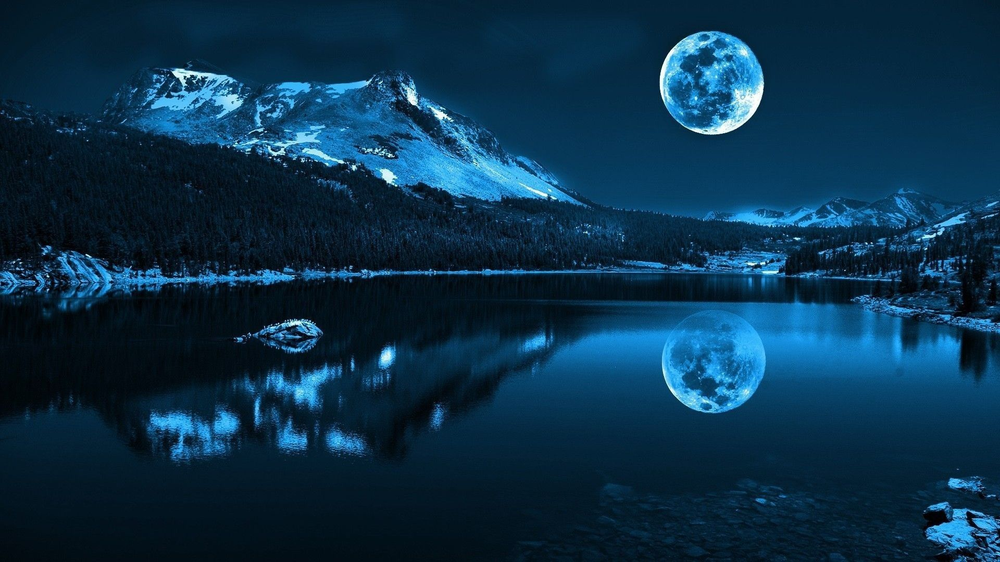
#> input picture image.png, 1000 x 562 px, shrunk from 1920 x 1080 before the run
$ python test.py
#> lines starting #> are read from the running program, lines starting #| are printed output that depends on the picture; after the words box and inside, x2 and y2 are one past the last pixel; in counts of white or black regions, pixels touching at a corner belong together
from PIL import Image
import numpy as np
import matplotlib.pyplot as plt

import cv2

# Load the image using Pillow
image_path = 'image.png'  # Replace with your image path
image = Image.open(image_path)
#> image is the input picture: PIL image 1000x562 RGB; mean R, G, B 10.5, 48.8, 74.4

# Convert the image to a NumPy array
image_np = np.array(image)

# Get the dimensions of the frame
height, width, _= image_np.shape
#> height = 562; width = 1000

# Define the center and axes of the oval
center = (width // 2, height // 2)
#> center = (500, 281)
axes = (width // 6, height // 3)  # Half the width and height of the frame
#> axes = (166, 187)

# Define the color and thickness of the oval
color = (0, 255, 0)  # Green color in BGR format
thickness = 2

cv2.ellipse(image_np, center, axes, angle=0, startAngle=0, endAngle=360, color=color, thickness=thickness)
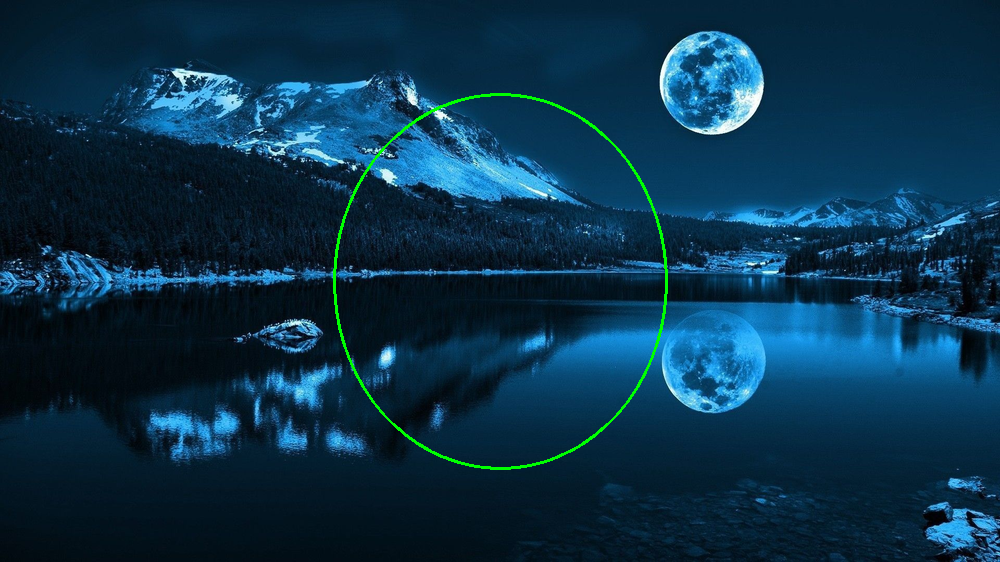
#> image_np: shape (562, 1000, 3); 0.58% of pixels changed, all inside (x1, y1, x2, y2) = (333, 93, 668, 470)


# Crop the image
# Define the crop box (left, upper, right, lower)
upper = height // 6
#> upper = 93
lower = height - (height // 6)
#> lower = 469
crop_height = lower - upper
#> crop_height = 376

# Calculate left and right to make the crop box square
center_x = width // 2
#> center_x = 500
half_crop_width = crop_height // 2
#> half_crop_width = 188
left = max(0, center_x - half_crop_width)
#> left = 312
right = min(width, center_x + half_crop_width)
#> right = 688

# Define the crop box (left, upper, right, lower)
crop_box = (left, upper, right, lower)
#> crop_box = (312, 93, 688, 469)

cropped_image_np = image_np[crop_box[1]:crop_box[3], crop_box[0]:crop_box[2]]
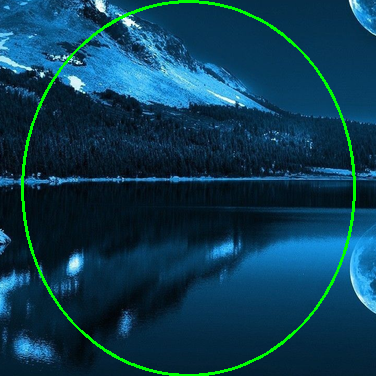
#> cropped_image_np: shape (376, 376, 3); mean R, G, B 12.2, 60.1, 82.5

print(cropped_image_np.shape)
#| (376, 376, 3)

# Plot the original and cropped images using Matplotlib
fig, axes = plt.subplots(1, 2, figsize=(10, 5))

# Plot the original image
axes[0].imshow(image_np)
axes[0].set_title("Original Image")
axes[0].axis('off')

# Plot the cropped image
axes[1].imshow(cropped_image_np)
axes[1].set_title("Cropped Image")
axes[1].axis('off')

plt.show()
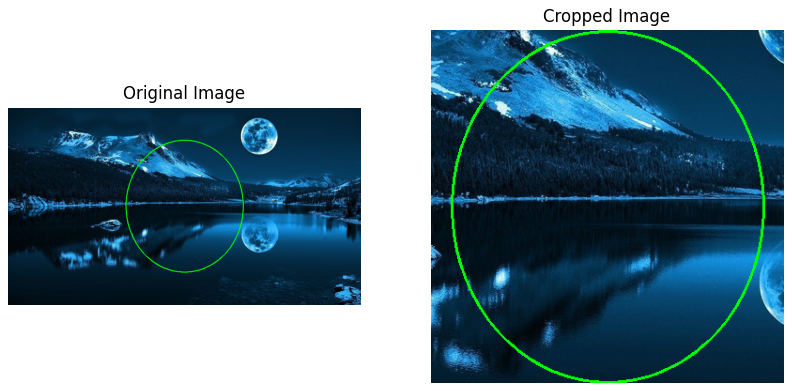
#> figure drawn by matplotlib, 2 panels
